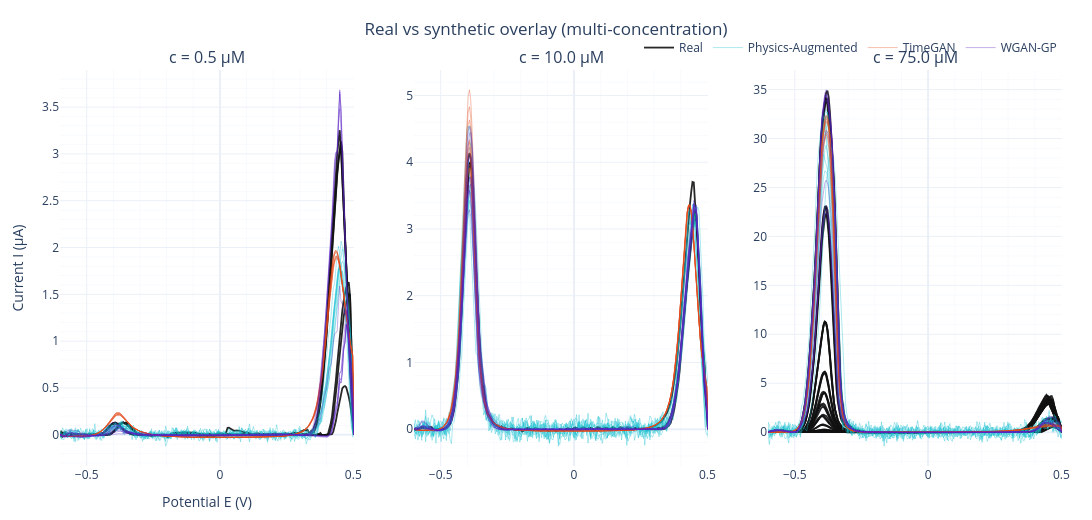

Notebook code for this chart:
### Code cell
fa.plot_overlay_grid(E, real, sources, concentrations=[0.5, 10.0, 75.0]).show()
